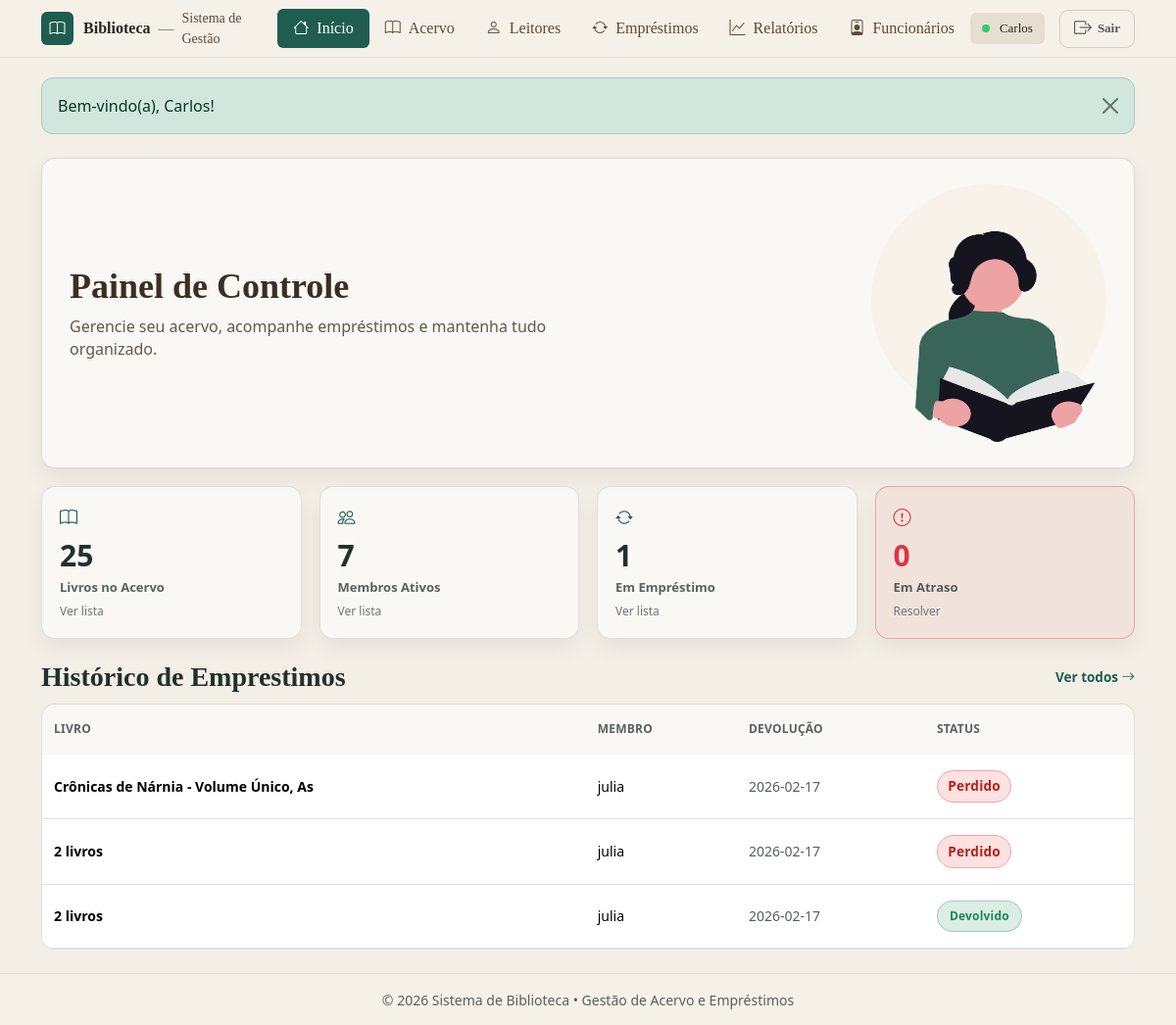
/index.php (signed in), run on the app's committed database.
### tables this page shows
CREATE TABLE `emprestimos` (
  `id` int(11) NOT NULL,
  `id_usuario` int(11) NOT NULL,
  `data_emprestimo` date DEFAULT curdate(),
  `data_prevista` date DEFAULT NULL,
  `cancelado` tinyint(1) NOT NULL DEFAULT 0,
  `cancelado_em` datetime DEFAULT NULL,
  `cancelado_motivo` varchar(255) DEFAULT NULL
);

CREATE TABLE `usuarios` (
  `id` int(11) NOT NULL,
  `nome` varchar(100) NOT NULL,
  `email` varchar(255) DEFAULT NULL,
  `telefone` varchar(20) DEFAULT NULL,
  `criado_em` timestamp NOT NULL DEFAULT current_timestamp(),
  `perfil` enum('admin','leitor') NOT NULL,
  `cpf` varchar(14) NOT NULL,
  `ativo` tinyint(1) NOT NULL DEFAULT 1
);

### includes/flash.php (called while the page is built, shortened)
<?php
function flash_get(): ?array {
  $f = $_SESSION['flash'];
  return $f;
}
?>

### index.php (the view, shortened to what this page needs)
<?php
include("conexao.php");
$hoje = date('Y-m-d');
$livros_total = (int)(mysqli_fetch_assoc(
  mysqli_query($conn, "SELECT COUNT(*) AS c FROM livros WHERE disponivel = 1")
)['c'] ?? 0);
$usuarios_total = (int)(mysqli_fetch_assoc(
  mysqli_query($conn, "SELECT COUNT(*) AS c FROM usuarios WHERE ativo = 1 AND perfil = 'leitor'")
)['c'] ?? 0);
$sql_abertos = "
  SELECT COUNT(*) AS c
  FROM (
    SELECT e.id
    FROM emprestimos e
    JOIN emprestimo_itens ei ON ei.emprestimo_id = e.id
    WHERE IFNULL(e.cancelado,0) = 0
    GROUP BY e.id
    HAVING SUM(CASE WHEN ei.devolvido = 0 AND IFNULL(ei.perdido,0)=0 THEN 1 ELSE 0 END) > 0
  ) t
";
$em_emprestimo = (int)(mysqli_fetch_assoc(mysqli_query($conn, $sql_abertos))['c'] ?? 0);
$sql_atrasados = "
  SELECT COUNT(*) AS c
  FROM (
    SELECT e.id
    FROM emprestimos e
    JOIN emprestimo_itens ei ON ei.emprestimo_id = e.id
    WHERE IFNULL(e.cancelado,0) = 0
      AND e.data_prevista IS NOT NULL
      AND e.data_prevista < CURDATE()
    GROUP BY e.id
    HAVING SUM(CASE WHEN ei.devolvido = 0 AND IFNULL(ei.perdido,0)=0 THEN 1 ELSE 0 END) > 0
  ) t
";
$atrasados = (int)(mysqli_fetch_assoc(mysqli_query($conn, $sql_atrasados))['c'] ?? 0);
function buscarRecentes(mysqli $conn) {
  $sql = "
    SELECT
      e.id,
      e.data_prevista,
      u.nome AS membro,
      COUNT(ei.id) AS qtd_itens,
      -- ✅ abertos = não devolvido e não perdido
      SUM(CASE WHEN ei.devolvido = 0 AND IFNULL(ei.perdido,0)=0 THEN 1 ELSE 0 END) AS abertos,
      -- ✅ perdidos
      SUM(CASE WHEN IFNULL(ei.perdido,0)=1 THEN 1 ELSE 0 END) AS perdidos,
      MAX(ei.data_devolucao) AS ultima_devolucao,
      GROUP_CONCAT(DISTINCT l.titulo ORDER BY l.titulo SEPARATOR ' | ') AS livros_titulos
    FROM emprestimos e
    JOIN usuarios u ON u.id = e.id_usuario
    JOIN emprestimo_itens ei ON ei.emprestimo_id = e.id
    JOIN livros l ON l.id = ei.id_livro
    WHERE IFNULL(e.cancelado,0) = 0
    GROUP BY e.id
    ORDER BY e.id DESC
    LIMIT 3
  ";
  return mysqli_query($conn, $sql);
}
$recentes = buscarRecentes($conn);
include("includes/header.php");
?>
<div class="container my-4">
  <div class="dash-hero">
    <div class="dash-hero__text">
      <h2 class="dash-hero__title">Painel de Controle</h2>
      <p class="dash-hero__sub">
        Gerencie seu acervo, acompanhe empréstimos e mantenha tudo organizado.
      </p>
    </div>
    <div class="dash-hero__img">
      <img src="<?= $base ?>/assets/reader.png" alt="Ilustração leitura">
    </div>
  </div>
  <div class="dash-kpis">
    <a class="kpi-card kpi-click" href="<?= $base ?>/livros/listar.php?f=acervo" title="Ver livros no acervo">
      <div class="kpi-ic"><i class="bi bi-book"></i></div>
      <div class="kpi-num"><?= (int)$livros_total ?></div>
      <div class="kpi-label">Livros no Acervo</div>
      <div class="kpi-hint">Ver lista</div>
    </a>
    <a class="kpi-card kpi-click" href="<?= $base ?>/usuarios/listar.php?f=ativos" title="Ver leitores ativos">
      <div class="kpi-ic"><i class="bi bi-people"></i></div>
      <div class="kpi-num"><?= (int)$usuarios_total ?></div>
      <div class="kpi-label">Membros Ativos</div>
      <div class="kpi-hint">Ver lista</div>
    </a>
    <a class="kpi-card kpi-click" href="<?= $base ?>/emprestimos/listar.php?f=abertos" title="Ver empréstimos em aberto">
      <div class="kpi-ic"><i class="bi bi-arrow-repeat"></i></div>
      <div class="kpi-num"><?= (int)$em_emprestimo ?></div>
      <div class="kpi-label">Em Empréstimo</div>
      <div class="kpi-hint">Ver lista</div>
    </a>
    <a class="kpi-card kpi-danger kpi-click" href="<?= $base ?>/emprestimos/listar.php?f=atrasados" title="Ver atrasados">
      <div class="kpi-ic"><i class="bi bi-exclamation-circle"></i></div>
      <div class="kpi-num"><?= (int)$atrasados ?></div>
      <div class="kpi-label">Em Atraso</div>
      <div class="kpi-hint">Resolver</div>
    </a>
  </div>
  <div class="dash-section">
    <div class="dash-section__head">
      <h3 class="dash-h3">Histórico de Emprestimos</h3>
      <a class="dash-link" href="<?= $base ?>/emprestimos/listar.php">
        Ver todos <i class="bi bi-arrow-right"></i>
      </a>
    </div>
    <div class="dash-table">
      <div class="table-responsive">
        <table class="table table-clean align-middle mb-0">
          <thead>
            <tr>
              <th>Livro</th>
              <th>Membro</th>
              <th>Devolução</th>
              <th>Status</th>
            </tr>
          </thead>
          <tbody id="tbodyRecentes">
            <?php if ($recentes && mysqli_num_rows($recentes) > 0) { ?>
              <?php while ($e = mysqli_fetch_assoc($recentes)) {
                $abertos   = (int)($e['abertos'] ?? 0);
                $perdidos  = (int)($e['perdidos'] ?? 0);
                $qtd       = (int)($e['qtd_itens'] ?? 0);
                $prevista  = $e['data_prevista'] ?? null;
                $fechado = ($abertos === 0);
                $temPerdido = ($fechado && $perdidos > 0);
                $atrasado  = (!$fechado && !empty($prevista) && $prevista < $hoje);
                $livroTxt = ($qtd > 1) ? ($qtd . " livros") : ($e['livros_titulos'] ?? '—');
              ?>
                <tr>
                  <td class="fw-semibold"><?= htmlspecialchars($livroTxt) ?></td>
                  <td><?= htmlspecialchars($e['membro']) ?></td>
                  <td class="text-muted">
                    <?php
                      if ($fechado) echo htmlspecialchars($e['ultima_devolucao'] ?? '-');
                      else echo htmlspecialchars($prevista ?? '-');
                    ?>
                  </td>
                  <td>
                    <?php if ($temPerdido) { ?>
                      <span class="badge-status badge-lost">Perdido</span>
                    <?php } elseif ($fechado) { ?>
                      <span class="badge-status badge-done">Devolvido</span>
                    <?php } elseif ($atrasado) { ?>
                      <span class="badge-status badge-late">Atrasado</span>
                    <?php } else { ?>
                      <span class="badge-status badge-open">Aberto</span>
                    <?php } ?>
                  </td>
                </tr>
              <?php } ?>
            <?php } ?>
          </tbody>
        </table>
      </div>
    </div>
  </div>
</div>
<?php include("includes/footer.php"); ?>

### includes/header.php (shortened to what this page needs)
<?php
require_once(__DIR__ . "/flash.php");
$base = "/biblioteca_senac";
$path = parse_url($_SERVER['REQUEST_URI'], PHP_URL_PATH);
$isAdmin = !empty($_SESSION['auth']) && strtoupper(trim($_SESSION['auth']['cargo'] ?? '')) === 'ADMIN';
?>
<!DOCTYPE html>
<html lang="pt-br">
<head>
  <link href="https://cdn.jsdelivr.net/npm/bootstrap@5.3.3/dist/css/bootstrap.min.css" rel="stylesheet">
  <link href="https://cdn.jsdelivr.net/npm/bootstrap-icons@1.11.3/font/bootstrap-icons.css" rel="stylesheet">
  <link rel="stylesheet" href="<?= $base ?>/assets/css/style.css">
</head>
<body class="app-body">
  <nav class="navbar navbar-expand-lg header-clean">
    <div class="container">
      <a class="header-brand" href="<?= $base ?>/index.php">
        <span class="brand-icon">
          <i class="bi bi-book"></i>
        </span>
        <span class="brand-text">
          <strong>Biblioteca</strong>
          <span class="brand-sep">—</span>
          <span class="brand-sub">Sistema de Gestão</span>
        </span>
      </a>
      <div class="collapse navbar-collapse" id="menu">
        <ul class="navbar-nav mx-auto header-menu">
          <li class="nav-item">
            <a class="nav-link <?= ($path === $base . '/index.php' || $path === $base . '/') ? 'active' : '' ?>"
              href="<?= $base ?>/index.php">
              <i class="bi bi-house"></i> Início
            </a>
          </li>
          <li class="nav-item">
            <a class="nav-link <?= (strpos($path, $base . '/livros') !== false) ? 'active' : '' ?>"
              href="<?= $base ?>/livros/listar.php">
              <i class="bi bi-book"></i> Acervo
            </a>
          </li>
          <li class="nav-item">
            <a class="nav-link <?= (strpos($path, $base . '/usuarios') !== false) ? 'active' : '' ?>"
              href="<?= $base ?>/usuarios/listar.php">
              <i class="bi bi-person"></i> Leitores
            </a>
          </li>
          <li class="nav-item">
            <a class="nav-link <?= (strpos($path, $base . '/emprestimos') !== false) ? 'active' : '' ?>"
              href="<?= $base ?>/emprestimos/listar.php">
              <i class="bi bi-arrow-repeat"></i> Empréstimos
            </a>
          </li>
          <li class="nav-item">
            <a class="nav-link <?= (strpos($path, $base . '/relatorios') !== false) ? 'active' : '' ?>"
              href="<?= $base ?>/relatorios/index.php">
              <i class="bi bi-graph-up"></i> Relatórios
            </a>
          </li>
          <?php if ($isAdmin): ?>
            <li class="nav-item">
              <a class="nav-link <?= (strpos($path, $base . '/funcionarios') !== false) ? 'active' : '' ?>"
                href="<?= $base ?>/funcionarios/listar.php">
                <i class="bi bi-person-badge"></i> Funcionários
              </a>
            </li>
          <?php endif; ?>
        </ul>
        <?php if (!empty($_SESSION['auth'])): ?>
          <div class="header-user">
            <div class="user-chip">
              <span class="user-dot"></span>
              <span class="user-name"><?= htmlspecialchars($_SESSION['auth']['nome'] ?? 'Usuário') ?></span>
            </div>
            <a href="<?= $base ?>/auth/sair.php" class="logout-btn">
              <i class="bi bi-box-arrow-right"></i>
              <span>Sair</span>
            </a>
          </div>
        <?php endif; ?>
      </div>
    </div>
  </nav>
  <main class="app-main">
    <?php
    if (function_exists('flash_get')) {
      $flash = flash_get();
      if ($flash) {
        $type = $flash['type'] ?? 'info';
        $msg  = $flash['message'] ?? '';
  ?>
        <div class="container mt-3">
          <div class="alert alert-<?= htmlspecialchars($type) ?> alert-dismissible fade show flash-msg" role="alert">
            <?= nl2br(htmlspecialchars($msg)) ?>
            <button type="button" class="btn-close" data-bs-dismiss="alert" aria-label="Fechar"></button>
          </div>
        </div>
  <?php
      }
    }
  ?>

### includes/footer.php (shortened to what this page needs)
</main>
<footer class="footer-clean">
  <div class="container footer-clean__inner">
    <small>© <?= date("Y") ?> Sistema de Biblioteca • Gestão de Acervo e Empréstimos</small>
  </div>
</footer>
</body>
</html>

### assets/css/base.css (style rules this page uses)
:root { --green: #1f5d50; --green-2: #17463d; --beige: #f3efe6; --gold: #c58a2a; --text: #22302c; --muted: #6c7a74; --shadow: 0 16px 34px rgba(0,0,0,.10); }
* { box-sizing: border-box; }
body.app-body { background: var(--beige); color: var(--text); min-height: 100vh; display: flex; flex-direction: column; }
.app-main { flex: 1; display: block; }
.alert { max-width: 1200px; margin: 20px auto 0; border-radius: 12px; }

### assets/css/header.css (style rules this page uses)
:root { --green: #1f5d50; --gold: #d4af37; --muted: #6c757d; }
.header-clean { background: #f6f1e8 !important; border-bottom: 1px solid rgba(0,0,0,.08); box-shadow: none !important; padding: 0.5rem 0; }
.header-clean a { text-decoration: none !important; }
.header-brand { display: flex; align-items: center; gap: 10px; color: #2c241d !important; }
.header-brand .brand-icon { width: 34px; height: 34px; border-radius: 6px; background: var(--green); color: #fff; display: inline-flex; align-items: center; justify-content: center; font-size: 16px; }
.header-brand .brand-text { display: inline-flex; align-items: center; gap: 6px; font-family: Georgia, "Times New Roman", serif; }
.header-brand .brand-sub { font-size: 14px; color: #5d4a37; }
.header-brand .brand-sep { color: #8b7355; margin: 0 2px; }
.header-menu .nav-link { color: #5d4a37 !important; font-family: Georgia, serif; font-weight: 500; padding: 8px 16px !important; border-radius: 6px; display: inline-flex; align-items: center; gap: 8px; transition: all 0.2s ease; }
.header-menu .nav-link.active { background: var(--green) !important; color: #fff !important; }
.header-user { display: flex; align-items: center; gap: 15px; }
.user-chip { display: flex; align-items: center; gap: 10px; padding: 6px 12px; border-radius: 6px; background: #e6ded1; border: none; box-shadow: none; }
.user-dot { width: 7px; height: 7px; border-radius: 50%; background: #15803d; }
.user-name { color: #2c241d; font-size: 13px; font-family: Georgia, "Times New Roman", serif; font-weight: 500; }
.logout-btn { display: inline-flex; align-items: center; gap: 8px; color: #5d4a37; font-family: Georgia, serif; font-size: 14px; transition: opacity 0.2s; }
.logout-btn i { font-size: 18px; }

### assets/css/footer.css (style rules this page uses)
.footer-clean { background: #f6f1e8; border-top: 1px solid rgba(0,0,0,.08); }
.footer-clean__inner { text-align: center; padding: 14px 0; color: rgba(34,48,44,.75); }

### assets/css/components.css (style rules this page uses)
.badge-status { display:inline-flex; align-items:center; gap: 6px; padding: 6px 12px; border-radius: 999px; font-size: 12px; font-weight: 800; letter-spacing: .2px; }
.badge-done { background: rgba(25,135,84,.15); border: 1px solid rgba(25,135,84,.3); color: #198754; }
.user-dot { width: 8px; height: 8px; border-radius: 50%; background: #2ecc71; }
.logout-btn { display: inline-flex; align-items: center; gap: 6px; padding: 5px 14px; border-radius: 9px; border: 1px solid rgba(0,0,0,.15); text-decoration: none; font-weight: 700; font-size: 13px; color: #555; }

### assets/css/tables.css (style rules this page uses)
.table-clean thead th { background: transparent; border-bottom: 0 !important; color: rgba(34,48,44,.75); font-weight: 800; font-size: 12px; letter-spacing: .02em; padding: 16px 12px; text-transform: uppercase; }
.table-clean tbody td { border-top: 1px solid rgba(0,0,0,.05) !important; padding: 16px 12px; font-size: 14px; vertical-align: middle; }

### index.php (style rules this page uses)
.kpi-click { display:block; text-decoration:none; color: inherit; position: relative; cursor: pointer; transition: transform .12s ease, box-shadow .12s ease; }
.kpi-hint { font-size: 12px; color: #6c757d; margin-top: 6px; }
.badge-lost { background:#ffe1e1; color:#b42318; border:1px solid #f5a3a3; padding:.35rem .65rem; border-radius:999px; font-weight:600; font-size:.85rem; display:inline-flex; align-items:center; gap:.35rem; }

### data on the page
emprestimos: livroTxt "Crônicas de Nárnia - Volume Único, As", id_usuario.nome "julia", ultima_devolucao "2026-02-17", shows "Perdido"
emprestimos: livroTxt "2 livros", id_usuario.nome "julia", ultima_devolucao "2026-02-17", shows "Perdido"
emprestimos: livroTxt "2 livros", id_usuario.nome "julia", ultima_devolucao "2026-02-17", shows "Devolvido"

### other printed values
$_SESSION['auth']['nome'] "Carlos"
$msg "Bem-vindo(a), Carlos!"
$livros_total "25"
$usuarios_total "7"
$em_emprestimo "1"
$atrasados "0"
